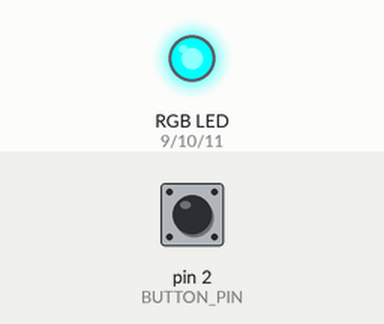
A sketch run on a simulated Arduino Uno, built with avr-gcc and run on an emulated ATmega328P. Shown: an RGB LED mixed from three pins (HIGH = lit). Dashed ring = blinking. The test bench sets the inputs (shaded band); at power-on: pin 2 (BUTTON_PIN) HIGH. What the sketch prints to the serial monitor is not drawn.

Above: at 1.2 s.
1.3 s: pin 2 (BUTTON_PIN) pulled LOW for 1 s
At 2.08 s:
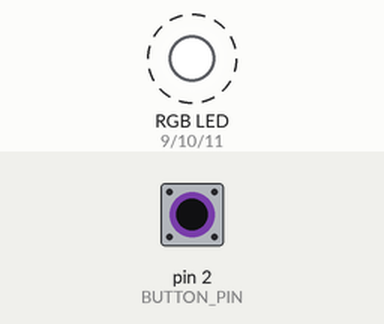
5.2 s: pin 2 (BUTTON_PIN) pulled LOW for 0.15 s
At 5.98 s:
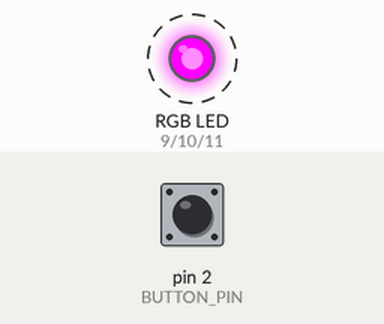
8.3 s: pin 2 (BUTTON_PIN) pulled LOW for 0.15 s
At 8.98 s:
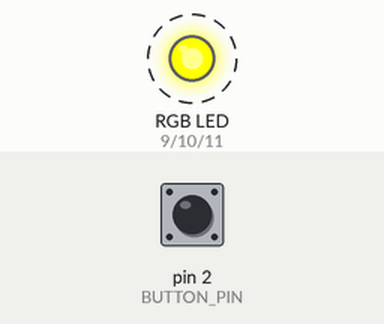
11.4 s: pin 2 (BUTTON_PIN) pulled LOW for 3.2 s
At 12.32 s:
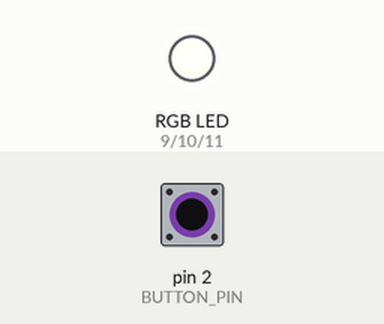
16.1 s: pin 2 (BUTTON_PIN) pulled LOW for 0.15 s
19.1 s: pin 2 (BUTTON_PIN) pulled LOW for 1 s
Timing chart, 0 to 32.7 s (numbered marks = the images above; inputs shaded):
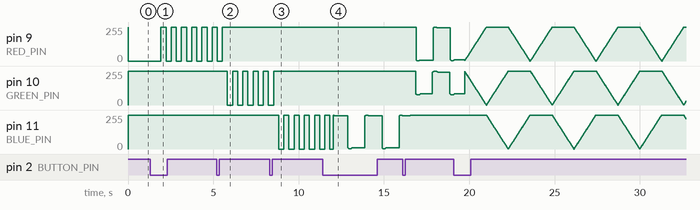

Measured:
- after the input at 1.3 s, pin 9 (RED_PIN): alternates 255/255 for 0.30 s and 0/255 for 0.30 s, starting after 0.63 s
- after the input at 5.2 s, pin 9 (RED_PIN): goes on until 5.5 s, then stays 255/255; pin 10 (GREEN_PIN): alternates 255/255 for 0.30 s and 0/255 for 0.30 s, starting after 0.63 s
- after the input at 8.3 s, pin 10 (GREEN_PIN): goes on until 8.5 s, then stays 255/255; pin 11 (BLUE_PIN): alternates 255/255 for 0.30 s and 0/255 for 0.30 s, starting after 0.53 s

The sketch:

sketch_nov12a.ino
```cpp
// ================= 腳位與硬體設定 =================
const int RED_PIN    = 9;   // 紅色腳位 (PWM)
const int GREEN_PIN  = 10;  // 綠色腳位 (PWM)
const int BLUE_PIN   = 11;  // 藍色腳位 (PWM)
const int BUTTON_PIN = 2;   // 連接按鈕模組的 Input 腳位

// 已設定為共陽極 RGB LED (最長腳接 5V)
const bool COMMON_ANODE = true;

// ================= 顏色庫設定 =================
const int NUM_COLORS = 7;
const byte COLORS[NUM_COLORS][3] = {
  {255, 0,   0  }, // 0: 紅色 (Red)
  {0,   255, 0  }, // 1: 綠色 (Green)
  {0,   0,   255}, // 2: 藍色 (Blue)
  {255, 180, 0  }, // 3: 黃色 (Yellow)
  {0,   255, 255}, // 4: 青色 (Cyan)
  {255, 0,   255}, // 5: 紫色 (Magenta)
  {255, 255, 255}  // 6: 白色 (White)
};
const char* COLOR_NAMES[NUM_COLORS] = {
  "Red", "Green", "Blue", "Yellow", "Cyan", "Magenta", "White"
};

// ================= 狀態變數 =================
// 模式: 0=恆亮, 1=閃爍, 2=呼吸燈, 3=彩虹(進階), 4=心跳(進階雙擊)
int currentMode = 0;
int previousMode = 0;
int colorIndex = 0;

// 按鈕偵測變數 (未按下為 HIGH，按下為 LOW)
int lastReading = HIGH;
int buttonState = HIGH;
unsigned long lastDebounceTime = 0;
unsigned long pressStartTime = 0;
unsigned long lastReleaseTime = 0;
bool longPressHandled = false;
int clickCount = 0;

const unsigned long DEBOUNCE_DELAY   = 30;   // 彈跳消除時間 (ms)
const unsigned long LONG_PRESS_TIME  = 600;  // 長按判定時間 (ms)
const unsigned long DOUBLE_CLICK_GAP = 250;  // 雙擊最大間隔 (ms)

// 燈效計時變數
unsigned long lastEffectTime = 0;
bool blinkState = true;
byte rainbowHue = 0;

void setup() {
  pinMode(RED_PIN, OUTPUT);
  pinMode(GREEN_PIN, OUTPUT);
  pinMode(BLUE_PIN, OUTPUT);

  // 按鈕模組本身已有上拉電阻，直接設為 INPUT 即可
  pinMode(BUTTON_PIN, INPUT);

  // 開機先關閉所有燈光避免閃爍
  setRGB(0, 0, 0);

  Serial.begin(9600);
  Serial.println("=== Light Stick Ready (Common Anode) ===");
  printStatus();
}

void loop() {
  handleButton();
  updateLightEffect();
}

// ================= 按鈕互動邏輯 =================
void handleButton() {
  int reading = digitalRead(BUTTON_PIN);

  if (reading != lastReading) {
    lastDebounceTime = millis();
  }

  if ((millis() - lastDebounceTime) > DEBOUNCE_DELAY) {
    if (reading != buttonState) {
      buttonState = reading;

      if (buttonState == LOW) {
        // 按鈕剛被按下 (LOW)
        pressStartTime = millis();
        longPressHandled = false;
      } else {
        // 按鈕剛被放開 (回到 HIGH)
        if (!longPressHandled) {
          clickCount++;
          lastReleaseTime = millis();
        }
      }
    }
  }

  // 1. 判定長按（按住超過 600ms 切換模式）
  if (buttonState == LOW && !longPressHandled) {
    if (millis() - pressStartTime >= LONG_PRESS_TIME) {
      longPressHandled = true;
      clickCount = 0;

      if (currentMode == 4) {
        currentMode = 0;
      } else {
        currentMode = (currentMode + 1) % 4;
      }
      printStatus();
    }
  }

  // 2. 判定短按與雙擊
  if (clickCount > 0 && buttonState == HIGH) {
    if (clickCount >= 2) {
      // 雙擊：切換進階「心跳燈效模式」
      clickCount = 0;
      if (currentMode != 4) {
        previousMode = currentMode;
        currentMode = 4;
      } else {
        currentMode = previousMode;
      }
      printStatus();
    } else if (millis() - lastReleaseTime > DOUBLE_CLICK_GAP) {
      // 單次短按：切換顏色
      clickCount = 0;
      colorIndex = (colorIndex + 1) % NUM_COLORS;
      printStatus();
    }
  }

  lastReading = reading;
}

// ================= 燈光模式控制 =================
void updateLightEffect() {
  byte r = COLORS[colorIndex][0];
  byte g = COLORS[colorIndex][1];
  byte b = COLORS[colorIndex][2];

  switch (currentMode) {
    case 0: // 恆亮模式 (Constant Light)
      setRGB(r, g, b);
      break;

    case 1: // 閃爍模式 (Blink - 每 300ms 切換明暗)
      if (millis() - lastEffectTime >= 300) {
        lastEffectTime = millis();
        blinkState = !blinkState;
      }
      if (blinkState) {
        setRGB(r, g, b);
      } else {
        setRGB(0, 0, 0);
      }
      break;

    case 2: { // 呼吸燈模式 (Breathing Light - 週期 2 秒)
      float phase = (millis() % 2000) / 2000.0;
      float brightness = (sin(phase * 2.0 * PI - PI / 2.0) + 1.0) / 2.0;
      setRGB(r * brightness, g * brightness, b * brightness);
      break;
    }

    case 3: // 進階模式：彩虹漸變 (Rainbow Mode)
      if (millis() - lastEffectTime >= 15) {
        lastEffectTime = millis();
        rainbowHue++;
      }
      setWheelColor(rainbowHue);
      break;

    case 4: { // 進階模式：心跳燈效 (Heartbeat Mode - 週期 1.2 秒)
      unsigned long t = millis() % 1200;
      float beat = 0.05;
      if (t < 150) {
        beat = 1.0;
      } else if (t >= 250 && t < 400) {
        beat = 0.85;
      }
      setRGB(r * beat, g * beat, b * beat);
      break;
    }
  }
}

// ================= 輸出 RGB 訊號 =================
void setRGB(byte r, byte g, byte b) {
  if (COMMON_ANODE) {
    // 共陽極反相計算：0 為全亮，255 為全暗
    r = 255 - r;
    g = 255 - g;
    b = 255 - b;
  }
  analogWrite(RED_PIN, r);
  analogWrite(GREEN_PIN, g);
  analogWrite(BLUE_PIN, b);
}

// 彩虹色輪轉換函式 (0~255)
void setWheelColor(byte pos) {
  pos = 255 - pos;
  if (pos < 85) {
    setRGB(255 - pos * 3, 0, pos * 3);
  } else if (pos < 170) {
    pos -= 85;
    setRGB(0, pos * 3, 255 - pos * 3);
  } else {
    pos -= 170;
    setRGB(pos * 3, 255 - pos * 3, 0);
  }
}

// 序列埠狀態顯示
void printStatus() {
  const char* modeNames[] = {
    "Constant Light (恆亮)",
    "Blink (閃爍)",
    "Breathing Light (呼吸燈)",
    "Rainbow Mode [進階:彩虹]",
    "Heartbeat Mode [進階:雙擊心跳]"
  };
  Serial.print("Mode: ");
  Serial.print(modeNames[currentMode]);
  Serial.print(" | Color: ");
  Serial.println(COLOR_NAMES[colorIndex]);
}
```
